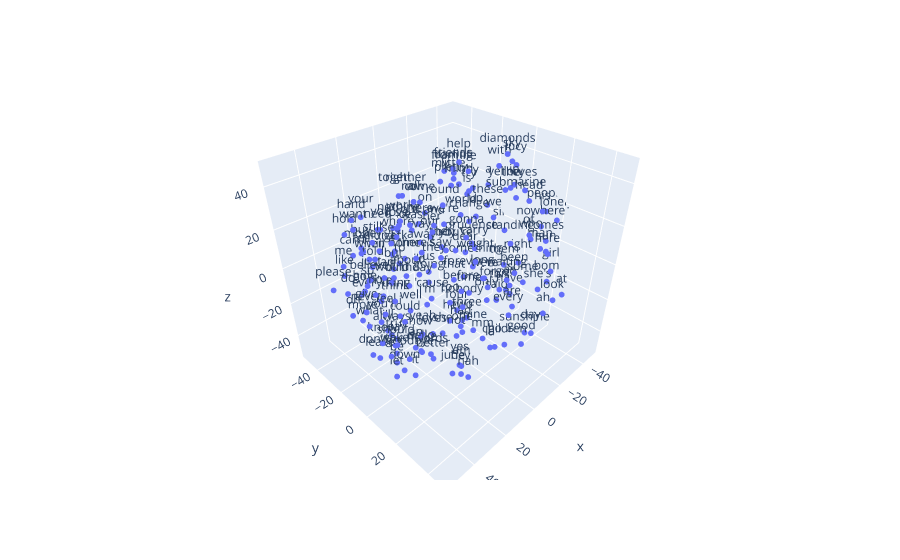

Source (notebook cell):
### Code cell
# Graficar los embedddings en 3D

vecs, labels = reduce_dimensions(w2v_model,3)

fig = px.scatter_3d(x=vecs[:MAX_WORDS,0], y=vecs[:MAX_WORDS,1], z=vecs[:MAX_WORDS,2],text=labels[:MAX_WORDS])
fig.update_traces(marker_size = 2)
#fig.show(renderer="colab") # esto para plotly en colab
fig.show()

### Figure 1 — Plotly figure (JSON) as saved in the notebook; plotly's stock layout.template omitted (floating-point values rounded to 4 significant figures; data arrays with more than 128 entries replaced by an {"elided": "..."} marker saying what was removed)
{"data": [{"hovertemplate": "x=%{x}<br>y=%{y}<br>z=%{z}<br>text=%{text}<extra></extra>", "legendgroup": "", "marker": {"color": "#636efa", "size": 2, "symbol": "circle"}, "mode": "markers+text", "name": "", "scene": "scene", "showlegend": false, "text": {"elided": "200 str values"}, "type": "scatter3d", "x": {"elided": "200 float values"}, "y": {"elided": "200 float values"}, "z": {"elided": "200 float values"}}], "layout": {"legend": {"tracegroupgap": 0}, "margin": {"t": 60}, "scene": {"domain": {"x": [0, 1], "y": [0, 1]}, "xaxis": {"title": {"text": "x"}}, "yaxis": {"title": {"text": "y"}}, "zaxis": {"title": {"text": "z"}}}}}
